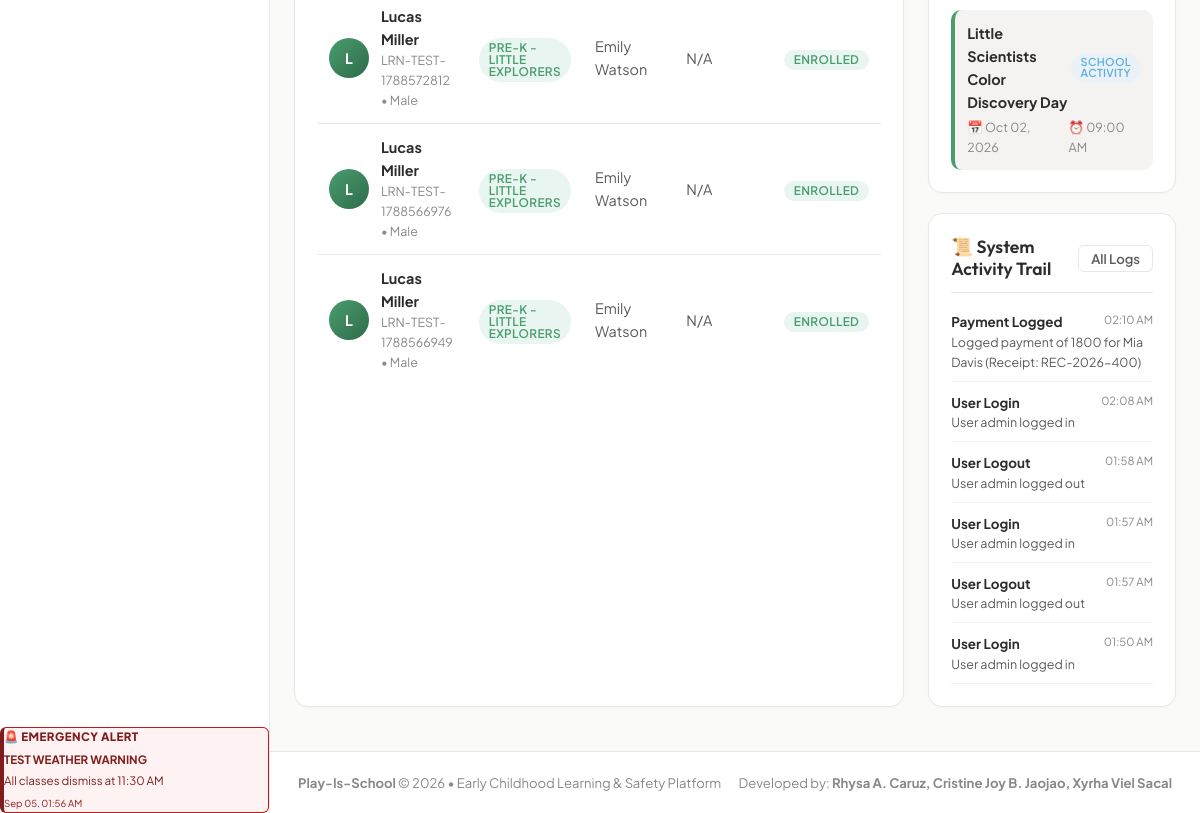
/admin/index.php (signed in, lower part), run on an earlier commit of the app's database.
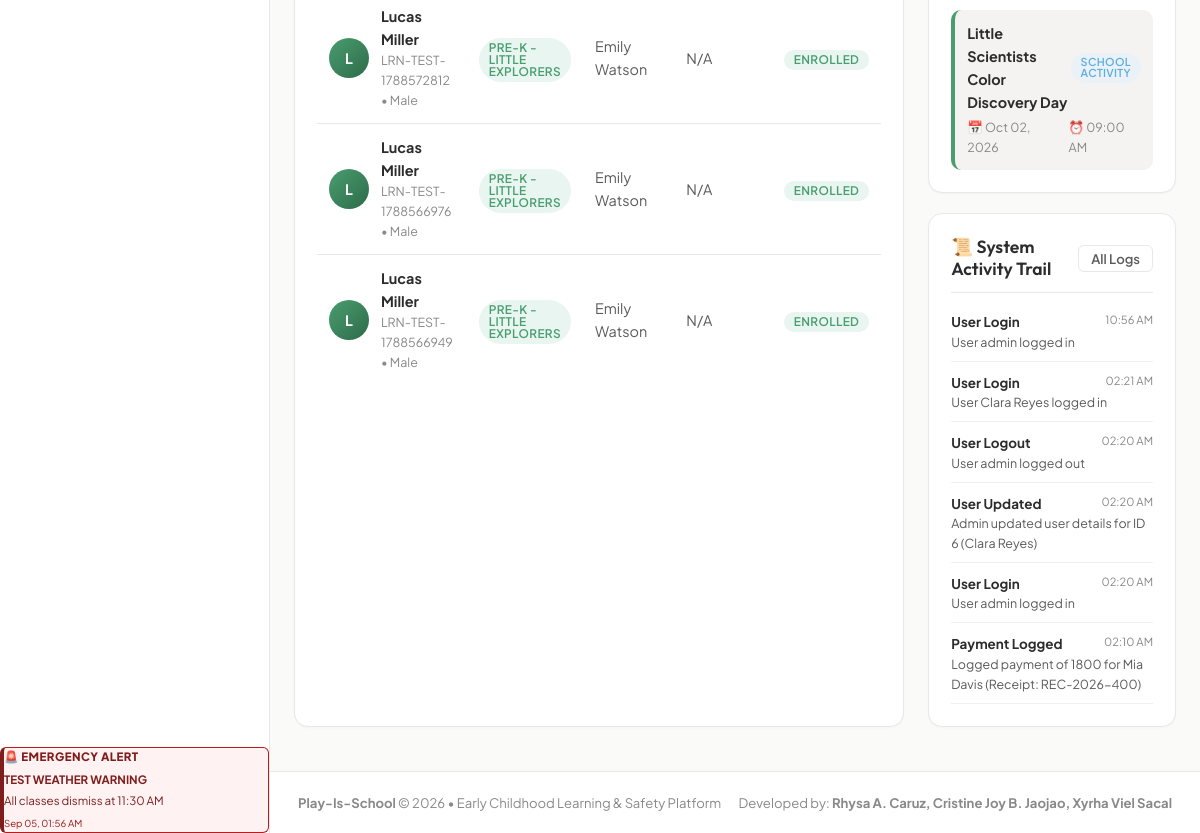
And on a later commit of the database.
### tables this page shows
CREATE TABLE students (
            id INTEGER PRIMARY KEY AUTOINCREMENT,
            first_name TEXT NOT NULL,
            last_name TEXT NOT NULL,
            lrn TEXT UNIQUE,
            dob DATE NOT NULL,
            gender TEXT CHECK(gender IN ('Male', 'Female')),
            blood_type TEXT,
            classroom_id INTEGER,
            parent_id INTEGER,
            address TEXT,
            emergency_contact_name TEXT,
            emergency_contact_phone TEXT,
            allergies TEXT,
            medical_notes TEXT,
            enrollment_status TEXT DEFAULT 'enrolled' CHECK(enrollment_status IN ('enrolled', 'archived', 'withdrawn')),
            admission_date DATE,
            avatar TEXT,
            FOREIGN KEY (classroom_id) REFERENCES classrooms(id) ON DELETE SET NULL,
            FOREIGN KEY (parent_id) REFERENCES users(id) ON DELETE SET NULL
        );

CREATE TABLE classrooms (
            id INTEGER PRIMARY KEY AUTOINCREMENT,
            name TEXT NOT NULL,
            room_number TEXT,
            capacity INTEGER DEFAULT 20,
            teacher_id INTEGER,
            FOREIGN KEY (teacher_id) REFERENCES users(id) ON DELETE SET NULL
        );

CREATE TABLE users (
            id INTEGER PRIMARY KEY AUTOINCREMENT,
            name TEXT NOT NULL,
            email TEXT UNIQUE NOT NULL,
            password TEXT NOT NULL,
            role TEXT NOT NULL CHECK(role IN ('admin', 'teacher', 'parent')),
            phone TEXT,
            status TEXT NOT NULL DEFAULT 'active' CHECK(status IN ('active', 'pending_approval', 'archived', 'rejected')),
            avatar TEXT,
            created_at DATETIME DEFAULT CURRENT_TIMESTAMP,
            updated_at DATETIME DEFAULT CURRENT_TIMESTAMP
        );

CREATE TABLE events (
            id INTEGER PRIMARY KEY AUTOINCREMENT,
            title TEXT NOT NULL,
            description TEXT,
            event_date DATE NOT NULL,
            start_time TIME,
            end_time TIME,
            location TEXT,
            event_type TEXT DEFAULT 'School Activity',
            created_by INTEGER,
            created_at DATETIME DEFAULT CURRENT_TIMESTAMP,
            FOREIGN KEY (created_by) REFERENCES users(id) ON DELETE SET NULL
        );

CREATE TABLE activity_logs (
            id INTEGER PRIMARY KEY AUTOINCREMENT,
            user_id INTEGER,
            action TEXT NOT NULL,
            details TEXT,
            ip_address TEXT,
            created_at DATETIME DEFAULT CURRENT_TIMESTAMP,
            FOREIGN KEY (user_id) REFERENCES users(id) ON DELETE SET NULL
        );

### config/config.php (called while the page is built, shortened)
<?php
function formatDate($date, $format = 'M d, Y') {
    if (!$date) return 'N/A';
    return date($format, strtotime($date));
}
function formatTime($time) {
    return date('h:i A', strtotime($time));
}

### admin/index.php (the view, shortened to what the changed rows need)
<?php
$db = getDB();
$today = date('Y-m-d');
$recentStudents = $db->query("
    SELECT s.*, c.name as class_name, u.name as parent_name
    FROM students s
    LEFT JOIN classrooms c ON s.classroom_id = c.id
    LEFT JOIN users u ON s.parent_id = u.id
    WHERE s.enrollment_status = 'enrolled'
    ORDER BY s.id DESC LIMIT 5
")->fetchAll();
$upcomingEvents = $db->query("
    SELECT * FROM events
    WHERE event_date >= '$today'
    ORDER BY event_date ASC LIMIT 4
")->fetchAll();
$recentLogs = $db->query("
    SELECT l.*, u.name as user_name, u.role as user_role
    FROM activity_logs l
    LEFT JOIN users u ON l.user_id = u.id
    ORDER BY l.id DESC LIMIT 6
")->fetchAll();
require_once dirname(__DIR__) . '/includes/header.php';
?>
<div style="display: grid; grid-template-columns: 2fr 1fr; gap: 24px;">
    <div class="card">
        <div class="table-responsive">
            <table class="table">
                <tbody>
                    <?php if (empty($recentStudents)): ?>
                        <tr><td colspan="5" style="text-align:center; padding: 24px; color: var(--text-muted);">No student records found.</td></tr>
                    <?php else: ?>
                        <?php foreach ($recentStudents as $s): ?>
                            <tr>
                                <td>
                                    <div class="user-cell">
                                        <div class="user-cell-avatar">
                                            <?= strtoupper(substr($s['first_name'], 0, 1)) ?>
                                        </div>
                                        <div>
                                            <div class="user-cell-name"><?= htmlspecialchars($s['first_name'] . ' ' . $s['last_name']) ?></div>
                                            <div class="user-cell-sub"><?= htmlspecialchars($s['lrn'] ?? 'No LRN') ?> &bull; <?= htmlspecialchars($s['gender']) ?></div>
                                        </div>
                                    </div>
                                </td>
                                <td><span class="badge badge-primary"><?= htmlspecialchars($s['class_name'] ?? 'Unassigned') ?></span></td>
                                <td><?= htmlspecialchars($s['parent_name'] ?? 'Not Linked') ?></td>
                                <td><?= formatDate($s['admission_date']) ?></td>
                                <td><span class="badge badge-success"><?= strtoupper($s['enrollment_status']) ?></span></td>
                            </tr>
                        <?php endforeach; ?>
                    <?php endif; ?>
                </tbody>
            </table>
        </div>
    </div>
    <div>
        <div class="card">
            <?php if (empty($upcomingEvents)): ?>
                <p style="color: var(--text-muted); font-size: 0.88rem;">No upcoming events scheduled.</p>
            <?php else: ?>
                <div style="display: flex; flex-direction: column; gap: 12px;">
                    <?php foreach ($upcomingEvents as $evt): ?>
                        <div style="padding: 12px; background: var(--bg-card-subtle); border-radius: var(--radius-md); border-left: 4px solid var(--primary);">
                            <div class="d-flex justify-between align-center" style="margin-bottom: 4px;">
                                <strong style="font-size: 0.9rem; color: var(--text-primary);"><?= htmlspecialchars($evt['title']) ?></strong>
                                <span class="badge badge-info" style="font-size: 0.68rem;"><?= htmlspecialchars($evt['event_type']) ?></span>
                            </div>
                            <div style="font-size: 0.78rem; color: var(--text-muted); display: flex; gap: 10px;">
                                <span>📅 <?= formatDate($evt['event_date']) ?></span>
                                <span>⏰ <?= formatTime($evt['start_time']) ?></span>
                            </div>
                        </div>
                    <?php endforeach; ?>
                </div>
            <?php endif; ?>
        </div>
        <div class="card">
            <div style="display: flex; flex-direction: column; gap: 10px; font-size: 0.84rem;">
                <?php foreach ($recentLogs as $log): ?>
                    <div style="border-bottom: 1px solid var(--border-subtle); padding-bottom: 8px;">
                        <div class="d-flex justify-between">
                            <strong style="color: var(--text-primary);"><?= htmlspecialchars($log['action']) ?></strong>
                            <small style="color: var(--text-muted);"><?= date('h:i A', strtotime($log['created_at'])) ?></small>
                        </div>
                        <div style="color: var(--text-secondary); font-size: 0.78rem;">
                            <?= htmlspecialchars($log['details']) ?>
                        </div>
                    </div>
                <?php endforeach; ?>
            </div>
        </div>
    </div>
</div>
<?php require_once dirname(__DIR__) . '/includes/footer.php'; ?>

What changed in the data, as far as the page shows it:
no longer on this page (row unchanged): activity_logs: action "User Login", created_at "02:08 AM", details "User admin logged in"
no longer on this page (row unchanged): activity_logs: action "User Logout", created_at "01:58 AM", details "User admin logged out"
no longer on this page (row unchanged): activity_logs: action "User Login", created_at "01:57 AM", details "User admin logged in"
no longer on this page (row unchanged): activity_logs: action "User Logout", created_at "01:57 AM", details "User admin logged out"
no longer on this page (row unchanged): activity_logs: action "User Login", created_at "01:50 AM", details "User admin logged in"
added activity_logs: action "User Login", created_at "10:56 AM", details "User admin logged in"
added activity_logs: action "User Login", created_at "02:21 AM", details "User Clara Reyes logged in"
added activity_logs: action "User Logout", created_at "02:20 AM", details "User admin logged out"
added activity_logs: action "User Updated", created_at "02:20 AM", details "Admin updated user details for ID 6 (Clara Reyes)"
added activity_logs: action "User Login", created_at "02:20 AM", details "User admin logged in"
